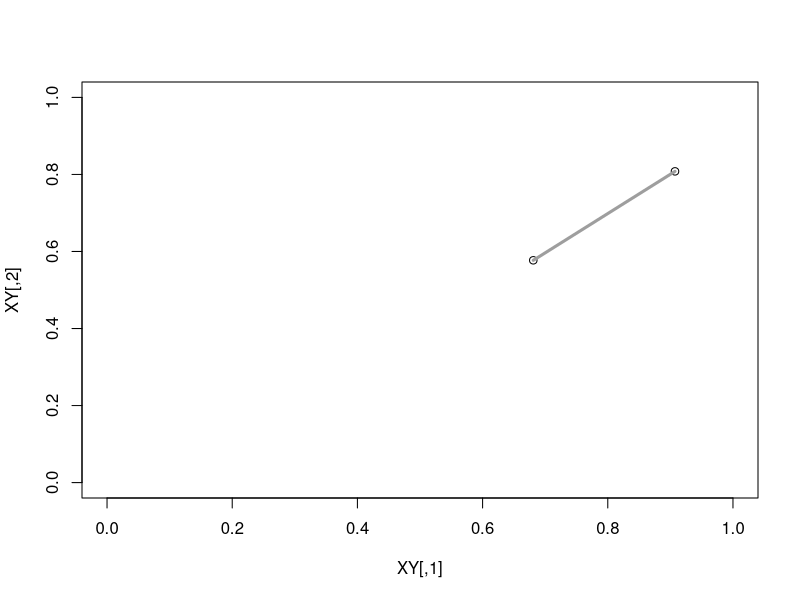
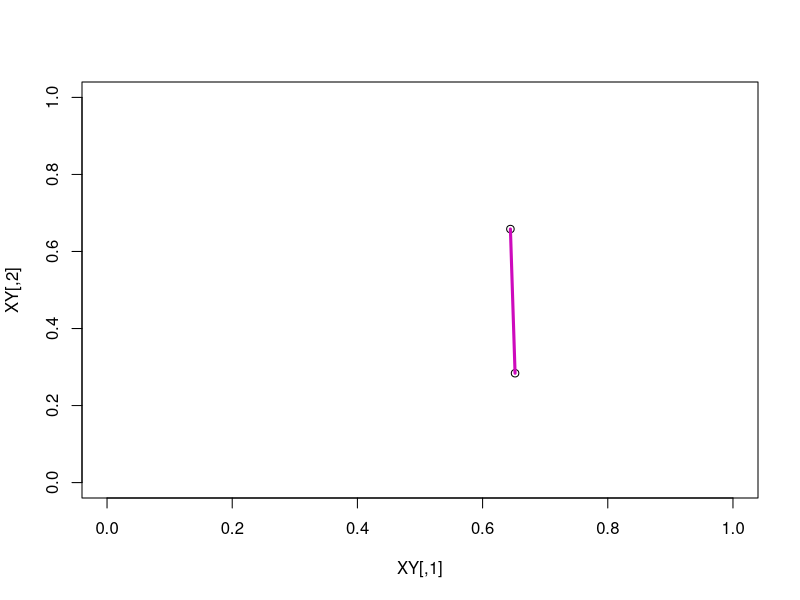
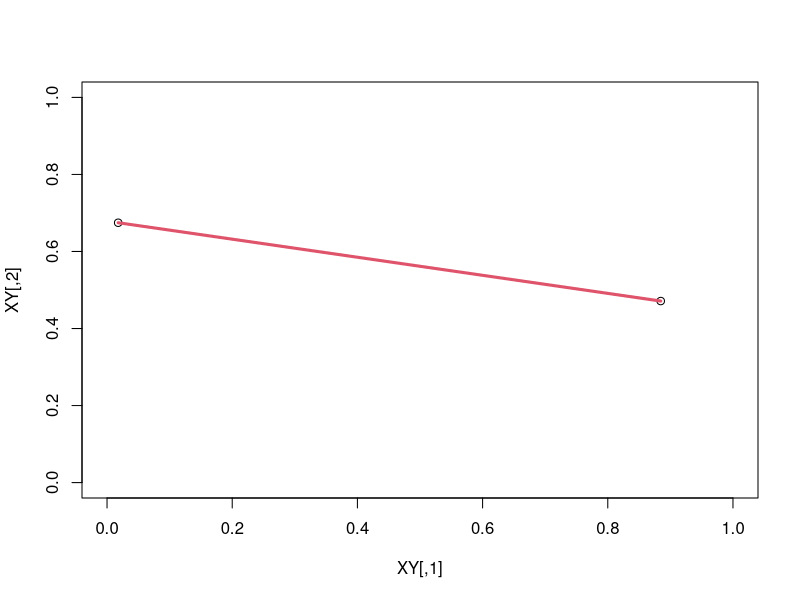
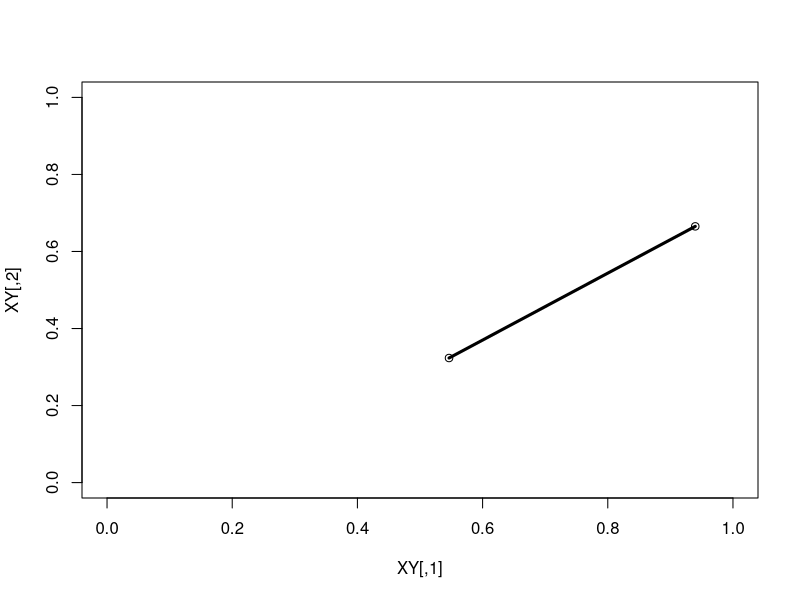
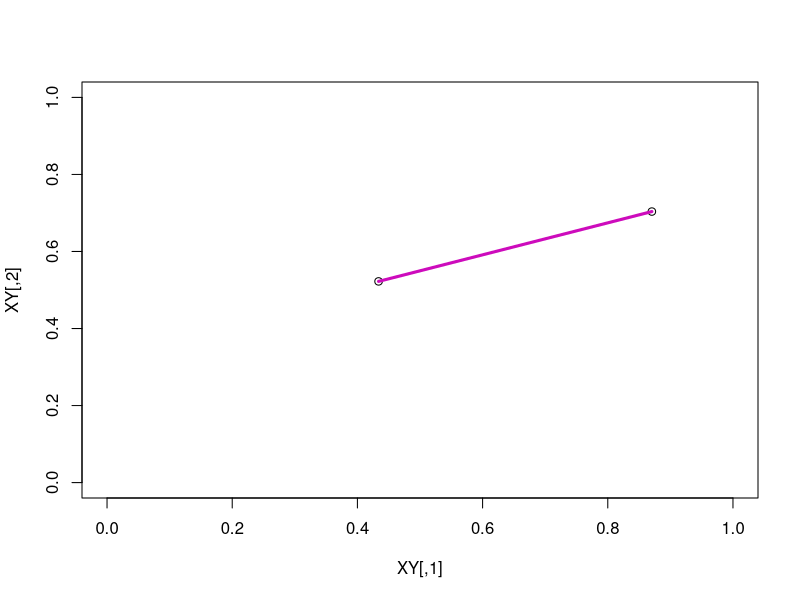
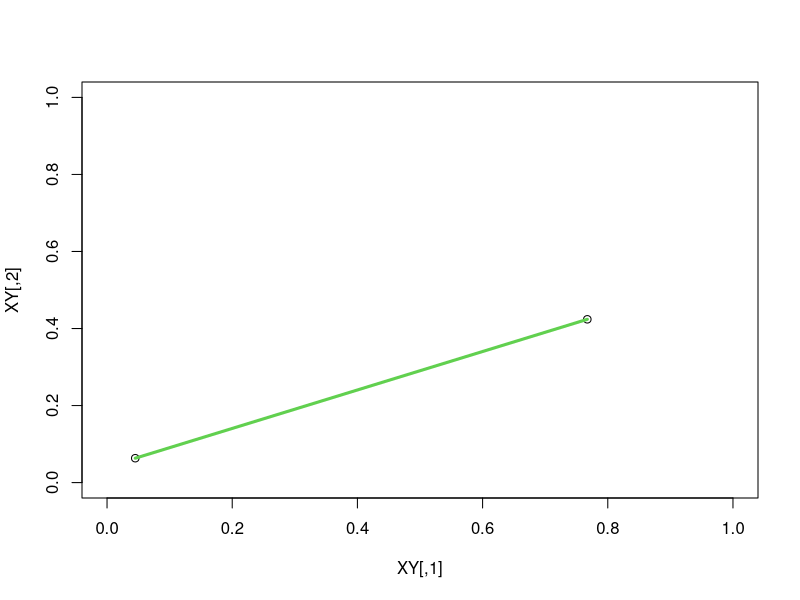
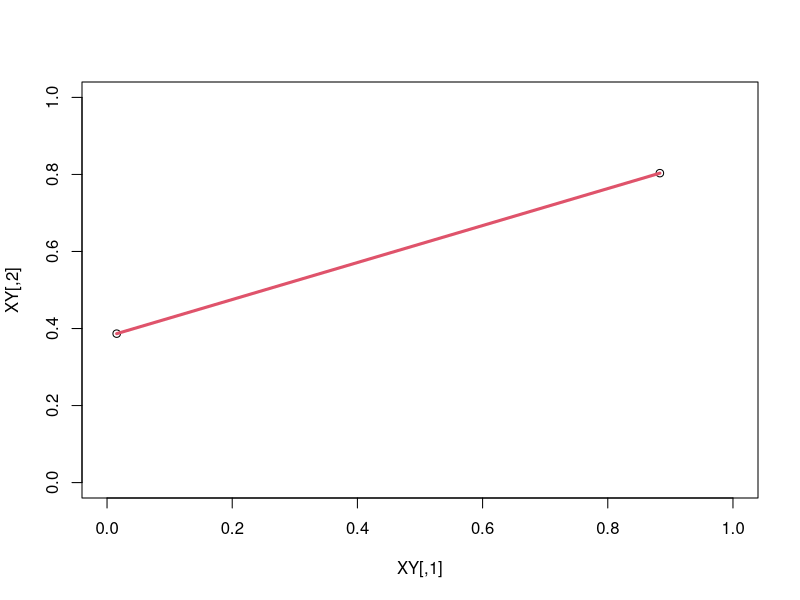
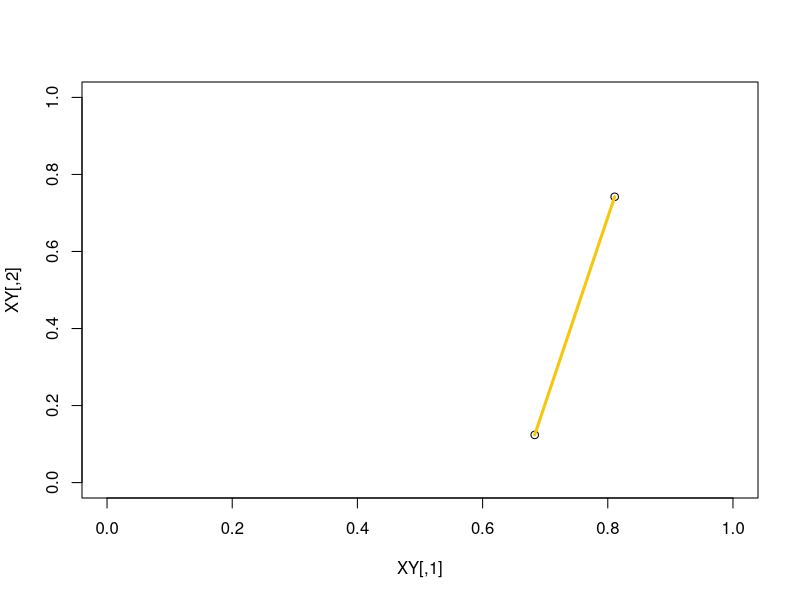

These figures' R source, in order: (Note: this script raises an error after producing the figures.)
smry <- function(X){             # more detailed than built-in 'summary' function
        mu <- mean(X)
        sigma <- sd(X)
        a <- min(X)
        q25 <- quantile(X,0.25)
        q50 <- quantile(X,0.50)
        q75 <- quantile(X,0.75)
        b <- max(X)
        c(mu=mu,sigma=sigma,min=a,q25,q50,q75,max=b)}

# SIMULATION (from geometry)

colors()              # all built-in colors (657 choices)

CL <- function(o) floor(657*runif(1))+1     # random color
CL()
CL()
CL()
colors()[CL()]
colors()[CL()]
colors()[CL()]

LS <- function(o)     # select two points randomly in the unit square
{
    XY <- matrix(runif(4), ncol=2)
    x11(width=5,height=5.5)    # keep old plot and open a new plotting window
    plot(XY,xlim=0:1,ylim=0:1)
    lines(XY,col=CL(),lwd=3)
    XY
}

LS()
LS()
LS()

for (j in 1:50)
  {
    Sys.sleep(1.0)   #suspends execution for 1.0 sec
    LS() 
  }

graphics.off()   # close all plots altogether

rnd.dist <- function(m)
{
  sapply(1:m, function(o)
           {
             XY <- matrix(runif(4), ncol=2)
             D <- sqrt((XY[2,1]-XY[1,1])^2+(XY[2,2]-XY[1,2])^2)
             D
           })
}

DS <- rnd.dist(10000)
DS
dim(DS) <- c(10000,1)         # regard DS not as a vector, but a column matrix         
t(apply(DS,2,smry))

# the mean is close to the theoretical value:

mn=(sqrt(2)+2+5*log(1+sqrt(2)))/15
mn

# and the standard deviation is likewise close
# to its prediction:

sqrt(1/3 - mn^2)

H <- hist(DS, plot=FALSE)
H$breaks
H$counts
H$density
{
  x11()
  hist(DS, freq=FALSE, border="darkblue", plot=TRUE)
  pdf.l <- function(x) 4*x*(pi/2-2*x+x^2/2)
  pdf.r <- function(x) 4*x*(asin(1/x)-acos(1/x)+2*sqrt(x^2-1)-x^2/2-1)
  curve(pdf.l,from=0,to=1,add=TRUE,col="red",lwd=2)
  curve(pdf.r,from=1,to=sqrt(2),add=TRUE,col="red",lwd=2)
}
# the histogram is close to the theoretical density function
graphics.off()   # close plot

TR <- function(o)     # select three points randomly in the unit square
{
    XY <- matrix(runif(6), ncol=2)
    XY <- rbind(XY, XY[1,])   # duplicates top row at bottom
    x11(width=5,height=5.5)    # keep old plot and open a new plotting window
    plot(XY,xlim=0:1,ylim=0:1)
    lines(XY,col=CL(),lwd=3)
    XY
}

TR()
TR()
TR()

for (j in 1:50)
  {
    Sys.sleep(1.0)   #suspends execution for 1.0 sec
    TR() 
  }

graphics.off()   # close all plots altogether

# Could study the area of random triangles, or perimeter,
# or maximum angles -- look at the latter only

angl <- function(v,w) acos(v%*%w/sqrt((v%*%v)*(w%*%w)))
                 # dot (inner) product denoted by %*%

rnd.mxangl <- function(m)
{
  sapply(1:m, function(o)
           {
             XY <- matrix(runif(6), ncol=2)
             A1 <- angl(XY[2,]-XY[1,],XY[3,]-XY[1,])
             A2 <- angl(XY[3,]-XY[2,],XY[1,]-XY[2,])
             A3 <- angl(XY[1,]-XY[3,],XY[2,]-XY[3,])
             max(A1,A2,A3)
           })
}

AG <- rnd.mxangl(10000)
AG[1:40]         # listing only the first 40 angles (rather than all 10000)
dim(AG) <- c(10000,1)         # regard DS not as a vector, but a column matrix         
t(apply(180*AG/pi,2,smry))    # express statistics using degrees, not radians

x11()
hist(180*AG/pi, freq=FALSE, border="darkblue", plot=TRUE)
# no nice expression for the theoretical density function is known
graphics.off()   # close plot

# the probability that a triangle is obtuse:
length(AG[AG>pi/2])/10000
# is close to the theoretical value:
97/150+pi/40

# this is (again) a remarkable occurrence of the number pi!

# REFERENCES
#
#B. Ghosh, Random distances within a rectangle and between two rectangles,
#Bull. Calcutta Math. Soc. 43 (1951) 17-24.
#
#E. Langford, The probability that a random triangle is obtuse,
#Biometrika 56 (1969) 689-690.
#
#L. A. Santalo, Integral Geometry and Geometric Probability,
#Addison-Wesley, 1976.
